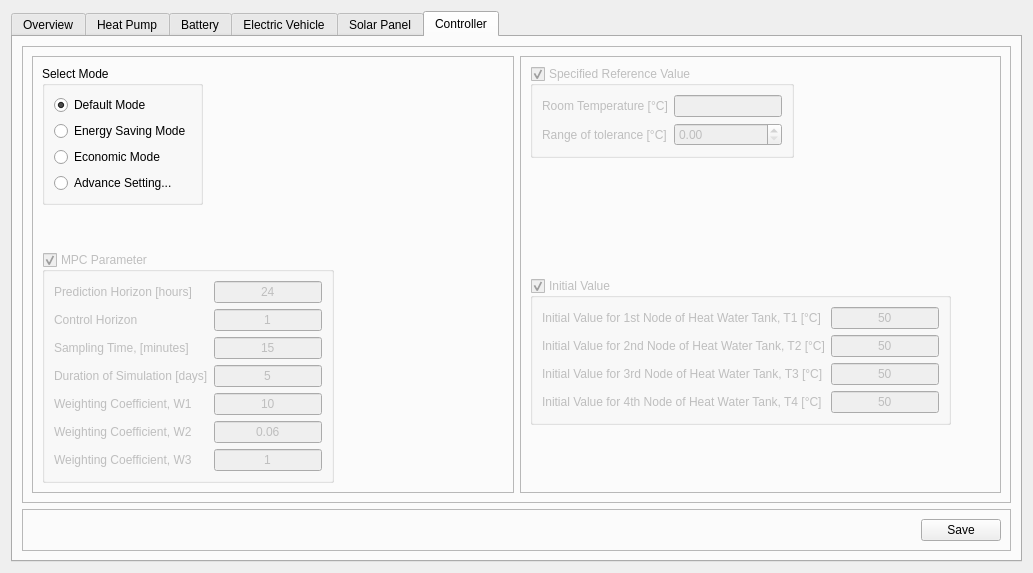
<?xml version="1.0" encoding="UTF-8"?>
<ui version="4.0">
 <class>Gui_Secondary</class>
 <widget class="QWidget" name="Gui_Secondary">
  <property name="geometry">
   <rect>
    <x>0</x>
    <y>0</y>
    <width>1033</width>
    <height>573</height>
   </rect>
  </property>
  <property name="windowTitle">
   <string>Widget</string>
  </property>
  <layout class="QVBoxLayout" name="verticalLayout">
   <item>
    <widget class="QTabWidget" name="tabWidget">
     <property name="currentIndex">
      <number>5</number>
     </property>
     <widget class="QWidget" name="overviewTab">
      <attribute name="title">
       <string>Overview</string>
      </attribute>
      <layout class="QHBoxLayout" name="horizontalLayout_7">
       <item>
        <widget class="QFrame" name="frame_12">
         <property name="frameShape">
          <enum>QFrame::StyledPanel</enum>
         </property>
         <property name="frameShadow">
          <enum>QFrame::Raised</enum>
         </property>
         <layout class="QVBoxLayout" name="verticalLayout_13">
          <item>
           <widget class="QGroupBox" name="groupBox_7">
            <property name="sizePolicy">
             <sizepolicy hsizetype="Preferred" vsizetype="Maximum">
              <horstretch>0</horstretch>
              <verstretch>0</verstretch>
             </sizepolicy>
            </property>
            <property name="title">
             <string>Utilities</string>
            </property>
            <layout class="QVBoxLayout" name="verticalLayout_12">
             <item alignment="Qt::AlignTop">
              <widget class="QCheckBox" name="checkBox">
               <property name="text">
                <string>Heat Pump</string>
               </property>
               <property name="checked">
                <bool>true</bool>
               </property>
              </widget>
             </item>
             <item>
              <widget class="QCheckBox" name="checkBox_2">
               <property name="text">
                <string>Battery</string>
               </property>
              </widget>
             </item>
             <item>
              <widget class="QCheckBox" name="checkBox_3">
               <property name="text">
                <string>Electric Vehicle</string>
               </property>
              </widget>
             </item>
            </layout>
           </widget>
          </item>
          <item>
           <spacer name="verticalSpacer_3">
            <property name="orientation">
             <enum>Qt::Vertical</enum>
            </property>
            <property name="sizeHint" stdset="0">
             <size>
              <width>20</width>
              <height>371</height>
             </size>
            </property>
           </spacer>
          </item>
         </layout>
        </widget>
       </item>
       <item>
        <widget class="QFrame" name="frame_13">
         <property name="frameShape">
          <enum>QFrame::StyledPanel</enum>
         </property>
         <property name="frameShadow">
          <enum>QFrame::Raised</enum>
         </property>
         <layout class="QVBoxLayout" name="verticalLayout_14">
          <item>
           <widget class="QFrame" name="frame_11">
            <property name="sizePolicy">
             <sizepolicy hsizetype="Preferred" vsizetype="Maximum">
              <horstretch>0</horstretch>
              <verstretch>0</verstretch>
             </sizepolicy>
            </property>
            <property name="frameShape">
             <enum>QFrame::StyledPanel</enum>
            </property>
            <property name="frameShadow">
             <enum>QFrame::Raised</enum>
            </property>
            <layout class="QGridLayout" name="gridLayout">
             <item row="0" column="0">
              <widget class="QLabel" name="label_2">
               <property name="text">
                <string>Availability of heat pump:</string>
               </property>
              </widget>
             </item>
             <item row="0" column="1" alignment="Qt::AlignLeft">
              <widget class="QLabel" name="hp_available_LE">
               <property name="text">
                <string>Yes</string>
               </property>
              </widget>
             </item>
             <item row="1" column="0">
              <widget class="QLabel" name="label_4">
               <property name="text">
                <string>Number of batteries:</string>
               </property>
              </widget>
             </item>
             <item row="1" column="1" alignment="Qt::AlignLeft">
              <widget class="QLabel" name="num_bat_LE">
               <property name="text">
                <string>0</string>
               </property>
              </widget>
             </item>
             <item row="2" column="0">
              <widget class="QLabel" name="label_7">
               <property name="text">
                <string>Number of electric vehicles:</string>
               </property>
              </widget>
             </item>
             <item row="2" column="1" alignment="Qt::AlignLeft">
              <widget class="QLabel" name="num_ev_LE">
               <property name="text">
                <string>0</string>
               </property>
              </widget>
             </item>
            </layout>
           </widget>
          </item>
          <item>
           <spacer name="verticalSpacer_4">
            <property name="orientation">
             <enum>Qt::Vertical</enum>
            </property>
            <property name="sizeHint" stdset="0">
             <size>
              <width>20</width>
              <height>399</height>
             </size>
            </property>
           </spacer>
          </item>
         </layout>
        </widget>
       </item>
      </layout>
     </widget>
     <widget class="QWidget" name="buildingTab">
      <attribute name="title">
       <string>Heat Pump</string>
      </attribute>
      <layout class="QVBoxLayout" name="verticalLayout_6">
       <item>
        <widget class="QFrame" name="frame_3">
         <property name="frameShape">
          <enum>QFrame::StyledPanel</enum>
         </property>
         <property name="frameShadow">
          <enum>QFrame::Raised</enum>
         </property>
         <layout class="QVBoxLayout" name="verticalLayout_5">
          <item alignment="Qt::AlignLeft">
           <widget class="QGroupBox" name="HWT_GroupBox">
            <property name="title">
             <string>Heat Water Tank</string>
            </property>
            <property name="flat">
             <bool>true</bool>
            </property>
            <layout class="QFormLayout" name="formLayout_2">
             <item row="0" column="0">
              <widget class="QLabel" name="m_Label">
               <property name="text">
                <string>Mass of water of each layer of heat water tank [Kg]</string>
               </property>
              </widget>
             </item>
             <item row="0" column="1">
              <widget class="QLineEdit" name="m_LEdit">
               <property name="placeholderText">
                <string>m</string>
               </property>
              </widget>
             </item>
             <item row="1" column="0">
              <widget class="QLabel" name="kwt_Label">
               <property name="text">
                <string>Heat transfer coefficient across tank's wall [W/K]</string>
               </property>
              </widget>
             </item>
             <item row="1" column="1">
              <widget class="QLineEdit" name="kwt_LEdit">
               <property name="placeholderText">
                <string>kwt</string>
               </property>
              </widget>
             </item>
             <item row="2" column="0">
              <widget class="QLabel" name="kt_Label">
               <property name="text">
                <string>Heat transfer coefficient between tank's layers [W/K]</string>
               </property>
              </widget>
             </item>
             <item row="2" column="1">
              <widget class="QLineEdit" name="kt_LEdit">
               <property name="placeholderText">
                <string>kt</string>
               </property>
              </widget>
             </item>
             <item row="3" column="0">
              <widget class="QLabel" name="mhp_dot_Label">
               <property name="text">
                <string>Water flow rate of the heat pump [Kg/s]</string>
               </property>
              </widget>
             </item>
             <item row="3" column="1">
              <widget class="QLineEdit" name="mhp_dot_LEdit">
               <property name="placeholderText">
                <string>mhp_dot</string>
               </property>
              </widget>
             </item>
             <item row="5" column="0">
              <widget class="QLabel" name="waterFlowRateInTheBuildingSPipelineKgSLabel">
               <property name="text">
                <string>Minimum power of heat pump [kW]</string>
               </property>
              </widget>
             </item>
             <item row="5" column="1">
              <widget class="QLineEdit" name="HP_Power_min_LEdit">
               <property name="placeholderText">
                <string>HP_Power_min</string>
               </property>
              </widget>
             </item>
             <item row="6" column="0">
              <widget class="QLabel" name="mt_dot_Label">
               <property name="text">
                <string>Maximum power of heat pump [kW]</string>
               </property>
              </widget>
             </item>
             <item row="6" column="1">
              <widget class="QLineEdit" name="HP_Power_max_LEdit">
               <property name="placeholderText">
                <string>HP_Power_max</string>
               </property>
              </widget>
             </item>
             <item row="4" column="0">
              <widget class="QLabel" name="heatWaterCapacityOfWaterJKLabel">
               <property name="text">
                <string>Heat water capacity of water [J/K]</string>
               </property>
              </widget>
             </item>
             <item row="4" column="1">
              <widget class="QLineEdit" name="cwat_LEdit">
               <property name="placeholderText">
                <string>cwat</string>
               </property>
              </widget>
             </item>
            </layout>
           </widget>
          </item>
         </layout>
        </widget>
       </item>
       <item>
        <widget class="QFrame" name="frame_4">
         <property name="sizePolicy">
          <sizepolicy hsizetype="Preferred" vsizetype="Maximum">
           <horstretch>0</horstretch>
           <verstretch>0</verstretch>
          </sizepolicy>
         </property>
         <property name="frameShape">
          <enum>QFrame::StyledPanel</enum>
         </property>
         <property name="frameShadow">
          <enum>QFrame::Raised</enum>
         </property>
         <layout class="QHBoxLayout" name="horizontalLayout_3">
          <item>
           <spacer name="horizontalSpacer">
            <property name="orientation">
             <enum>Qt::Horizontal</enum>
            </property>
            <property name="sizeHint" stdset="0">
             <size>
              <width>40</width>
              <height>20</height>
             </size>
            </property>
           </spacer>
          </item>
          <item alignment="Qt::AlignRight|Qt::AlignBottom">
           <widget class="QPushButton" name="HPSaveBtn">
            <property name="text">
             <string>Save</string>
            </property>
           </widget>
          </item>
         </layout>
        </widget>
       </item>
      </layout>
     </widget>
     <widget class="QWidget" name="batteryTab">
      <attribute name="title">
       <string>Battery</string>
      </attribute>
      <layout class="QHBoxLayout" name="horizontalLayout">
       <item>
        <widget class="QTableWidget" name="batTable"/>
       </item>
       <item>
        <widget class="QFrame" name="frame">
         <layout class="QVBoxLayout" name="verticalLayout_2">
          <item>
           <widget class="QPushButton" name="batAddBtn">
            <property name="text">
             <string>Add</string>
            </property>
           </widget>
          </item>
          <item>
           <widget class="QPushButton" name="batDelBtn">
            <property name="text">
             <string>Delete</string>
            </property>
           </widget>
          </item>
          <item>
           <widget class="QPushButton" name="batEditBtn">
            <property name="text">
             <string>Edit</string>
            </property>
           </widget>
          </item>
          <item>
           <spacer name="verticalSpacer">
            <property name="orientation">
             <enum>Qt::Vertical</enum>
            </property>
            <property name="sizeHint" stdset="0">
             <size>
              <width>20</width>
              <height>40</height>
             </size>
            </property>
           </spacer>
          </item>
         </layout>
        </widget>
       </item>
      </layout>
     </widget>
     <widget class="QWidget" name="evTab">
      <attribute name="title">
       <string>Electric Vehicle</string>
      </attribute>
      <layout class="QHBoxLayout" name="horizontalLayout_2">
       <item>
        <widget class="QTableWidget" name="evTable"/>
       </item>
       <item>
        <widget class="QFrame" name="frame_2">
         <layout class="QVBoxLayout" name="verticalLayout_3">
          <item>
           <widget class="QPushButton" name="evAddBtn">
            <property name="text">
             <string>Add</string>
            </property>
           </widget>
          </item>
          <item>
           <widget class="QPushButton" name="evDelBtn">
            <property name="text">
             <string>Delete</string>
            </property>
           </widget>
          </item>
          <item>
           <widget class="QPushButton" name="evEditBtn">
            <property name="text">
             <string>Edit</string>
            </property>
           </widget>
          </item>
          <item>
           <spacer name="verticalSpacer_2">
            <property name="orientation">
             <enum>Qt::Vertical</enum>
            </property>
            <property name="sizeHint" stdset="0">
             <size>
              <width>20</width>
              <height>40</height>
             </size>
            </property>
           </spacer>
          </item>
         </layout>
        </widget>
       </item>
      </layout>
     </widget>
     <widget class="QWidget" name="pvTab">
      <attribute name="title">
       <string>Solar Panel</string>
      </attribute>
      <layout class="QVBoxLayout" name="verticalLayout_8">
       <item>
        <widget class="QFrame" name="frame_5">
         <property name="frameShape">
          <enum>QFrame::StyledPanel</enum>
         </property>
         <property name="frameShadow">
          <enum>QFrame::Raised</enum>
         </property>
         <layout class="QVBoxLayout" name="verticalLayout_7">
          <item alignment="Qt::AlignLeft">
           <widget class="QGroupBox" name="groupBox_3">
            <property name="title">
             <string>Module</string>
            </property>
            <layout class="QFormLayout" name="formLayout_8">
             <item row="0" column="0">
              <widget class="QLabel" name="moduleTypeLabel">
               <property name="text">
                <string>Module Type:</string>
               </property>
              </widget>
             </item>
             <item row="0" column="1">
              <widget class="QLineEdit" name="moduleType_LE">
               <property name="placeholderText">
                <string>Module's Name</string>
               </property>
              </widget>
             </item>
             <item row="1" column="0">
              <widget class="QLabel" name="numberOfModulesLabel">
               <property name="text">
                <string>Number of Modules</string>
               </property>
              </widget>
             </item>
             <item row="1" column="1">
              <widget class="QSpinBox" name="num_pv_2"/>
             </item>
            </layout>
           </widget>
          </item>
          <item alignment="Qt::AlignLeft">
           <widget class="QGroupBox" name="groupBox_2">
            <property name="title">
             <string>NOCT Parameters</string>
            </property>
            <layout class="QFormLayout" name="formLayout_4">
             <item row="0" column="0">
              <widget class="QLabel" name="label_3">
               <property name="text">
                <string>NOCT Reference Solar Irradiance [in 1 kW/m^2]</string>
               </property>
              </widget>
             </item>
             <item row="0" column="1">
              <widget class="QLineEdit" name="G_PV_NOCT_LE"/>
             </item>
             <item row="1" column="0">
              <widget class="QLabel" name="nOCTModuleTemperatureCLabel">
               <property name="text">
                <string>NOCT Module Temperature [in 1 °C]</string>
               </property>
              </widget>
             </item>
             <item row="1" column="1">
              <widget class="QLineEdit" name="T_PV_NOCT_LE"/>
             </item>
            </layout>
           </widget>
          </item>
          <item alignment="Qt::AlignLeft">
           <widget class="QGroupBox" name="groupBox_4">
            <property name="title">
             <string>STC Parameters</string>
            </property>
            <layout class="QFormLayout" name="formLayout_9">
             <item row="0" column="0">
              <widget class="QLabel" name="sTCPowerPerModuleLabel">
               <property name="text">
                <string>STC Power Per Module [in 1 kW]</string>
               </property>
              </widget>
             </item>
             <item row="0" column="1">
              <widget class="QLineEdit" name="P_PV_STC"/>
             </item>
             <item row="1" column="0">
              <widget class="QLabel" name="sTCTemperatureCoefficientOfModuleIn1KWLabel">
               <property name="text">
                <string>STC Temperature Coefficient of Module [in 1 kW]</string>
               </property>
              </widget>
             </item>
             <item row="1" column="1">
              <widget class="QLineEdit" name="gamma_PV"/>
             </item>
            </layout>
           </widget>
          </item>
          <item alignment="Qt::AlignLeft">
           <widget class="QGroupBox" name="groupBox_5">
            <property name="title">
             <string>Test Conditions</string>
            </property>
            <layout class="QFormLayout" name="formLayout_10">
             <item row="0" column="0">
              <widget class="QLabel" name="sTCReferenceSolarIrradianceIn1WM2Label">
               <property name="text">
                <string>STC Reference Solar Irradiance [in 1 kW/m^2]</string>
               </property>
              </widget>
             </item>
             <item row="0" column="1">
              <widget class="QLineEdit" name="G_PV_STC"/>
             </item>
             <item row="1" column="0">
              <widget class="QLabel" name="sTCReferenceCellTemperatureIn1CLabel">
               <property name="text">
                <string>STC Reference Cell Temperature [in 1 °C]</string>
               </property>
              </widget>
             </item>
             <item row="1" column="1">
              <widget class="QLineEdit" name="T_PV_STC"/>
             </item>
            </layout>
           </widget>
          </item>
         </layout>
        </widget>
       </item>
       <item>
        <widget class="QFrame" name="frame_6">
         <property name="sizePolicy">
          <sizepolicy hsizetype="Preferred" vsizetype="Maximum">
           <horstretch>0</horstretch>
           <verstretch>0</verstretch>
          </sizepolicy>
         </property>
         <property name="frameShape">
          <enum>QFrame::StyledPanel</enum>
         </property>
         <property name="frameShadow">
          <enum>QFrame::Raised</enum>
         </property>
         <layout class="QHBoxLayout" name="horizontalLayout_4">
          <item>
           <spacer name="horizontalSpacer_2">
            <property name="orientation">
             <enum>Qt::Horizontal</enum>
            </property>
            <property name="sizeHint" stdset="0">
             <size>
              <width>887</width>
              <height>20</height>
             </size>
            </property>
           </spacer>
          </item>
          <item alignment="Qt::AlignRight|Qt::AlignBottom">
           <widget class="QPushButton" name="pvSaveBtn">
            <property name="text">
             <string>Save</string>
            </property>
           </widget>
          </item>
         </layout>
        </widget>
       </item>
      </layout>
     </widget>
     <widget class="QWidget" name="mpcTab">
      <attribute name="title">
       <string>Controller</string>
      </attribute>
      <layout class="QVBoxLayout" name="verticalLayout_11">
       <item>
        <widget class="QFrame" name="frame_10">
         <property name="frameShape">
          <enum>QFrame::StyledPanel</enum>
         </property>
         <property name="frameShadow">
          <enum>QFrame::Raised</enum>
         </property>
         <layout class="QHBoxLayout" name="horizontalLayout_6">
          <item>
           <widget class="QFrame" name="frame_8">
            <property name="frameShape">
             <enum>QFrame::StyledPanel</enum>
            </property>
            <property name="frameShadow">
             <enum>QFrame::Raised</enum>
            </property>
            <layout class="QVBoxLayout" name="verticalLayout_10">
             <item alignment="Qt::AlignLeft|Qt::AlignTop">
              <widget class="QGroupBox" name="groupBox_6">
               <property name="title">
                <string>Select Mode</string>
               </property>
               <layout class="QVBoxLayout" name="verticalLayout_4">
                <item>
                 <widget class="QRadioButton" name="defaultMode_radBtn">
                  <property name="text">
                   <string>Default Mode</string>
                  </property>
                  <property name="checked">
                   <bool>true</bool>
                  </property>
                 </widget>
                </item>
                <item>
                 <widget class="QRadioButton" name="energySavingMode_radBtn">
                  <property name="toolTip">
                   <string>Consume less energy</string>
                  </property>
                  <property name="text">
                   <string>Energy Saving Mode</string>
                  </property>
                 </widget>
                </item>
                <item>
                 <widget class="QRadioButton" name="economicMode_radBtn">
                  <property name="toolTip">
                   <string>Save more money in this mode</string>
                  </property>
                  <property name="text">
                   <string>Economic Mode</string>
                  </property>
                 </widget>
                </item>
                <item>
                 <widget class="QRadioButton" name="advanceMode_radBtn">
                  <property name="toolTip">
                   <string>For advanced user</string>
                  </property>
                  <property name="text">
                   <string>Advance Setting...</string>
                  </property>
                 </widget>
                </item>
               </layout>
              </widget>
             </item>
             <item alignment="Qt::AlignLeft|Qt::AlignTop">
              <widget class="QGroupBox" name="mpcParamBox">
               <property name="enabled">
                <bool>false</bool>
               </property>
               <property name="title">
                <string>MPC Parameter</string>
               </property>
               <property name="checkable">
                <bool>true</bool>
               </property>
               <layout class="QFormLayout" name="formLayout_5">
                <item row="0" column="0">
                 <widget class="QLabel" name="predictionHorizonNSecondsLabel">
                  <property name="text">
                   <string>Prediction Horizon [hours]</string>
                  </property>
                 </widget>
                </item>
                <item row="0" column="1">
                 <widget class="QLineEdit" name="predHrznLE">
                  <property name="text">
                   <string>24</string>
                  </property>
                  <property name="alignment">
                   <set>Qt::AlignCenter</set>
                  </property>
                 </widget>
                </item>
                <item row="1" column="0">
                 <widget class="QLabel" name="controlHorizonLabel">
                  <property name="text">
                   <string>Control Horizon</string>
                  </property>
                 </widget>
                </item>
                <item row="1" column="1">
                 <widget class="QLineEdit" name="cotrlHrznLE">
                  <property name="text">
                   <string>1</string>
                  </property>
                  <property name="alignment">
                   <set>Qt::AlignCenter</set>
                  </property>
                 </widget>
                </item>
                <item row="2" column="0">
                 <widget class="QLabel" name="samplingTimeSecondsLabel">
                  <property name="text">
                   <string>Sampling Time, [minutes]</string>
                  </property>
                 </widget>
                </item>
                <item row="2" column="1">
                 <widget class="QLineEdit" name="samplingTimeLE">
                  <property name="text">
                   <string>15</string>
                  </property>
                  <property name="alignment">
                   <set>Qt::AlignCenter</set>
                  </property>
                 </widget>
                </item>
                <item row="3" column="0">
                 <widget class="QLabel" name="daysOfSimulationLabel">
                  <property name="text">
                   <string>Duration of Simulation [days]</string>
                  </property>
                 </widget>
                </item>
                <item row="3" column="1">
                 <widget class="QLineEdit" name="daysOfSimLE">
                  <property name="text">
                   <string>5</string>
                  </property>
                  <property name="alignment">
                   <set>Qt::AlignCenter</set>
                  </property>
                 </widget>
                </item>
                <item row="4" column="0">
                 <widget class="QLabel" name="weightingCoefficientQLabel">
                  <property name="text">
                   <string>Weighting Coefficient, W1</string>
                  </property>
                 </widget>
                </item>
                <item row="4" column="1">
                 <widget class="QLineEdit" name="weightA">
                  <property name="text">
                   <string>10</string>
                  </property>
                  <property name="alignment">
                   <set>Qt::AlignCenter</set>
                  </property>
                 </widget>
                </item>
                <item row="5" column="0">
                 <widget class="QLabel" name="weightingCoefficientRLabel">
                  <property name="text">
                   <string>Weighting Coefficient, W2</string>
                  </property>
                 </widget>
                </item>
                <item row="5" column="1">
                 <widget class="QLineEdit" name="weightB">
                  <property name="text">
                   <string>0.06</string>
                  </property>
                  <property name="alignment">
                   <set>Qt::AlignCenter</set>
                  </property>
                 </widget>
                </item>
                <item row="6" column="0">
                 <widget class="QLabel" name="weightingCoefficientCLabel">
                  <property name="text">
                   <string>Weighting Coefficient, W3</string>
                  </property>
                 </widget>
                </item>
                <item row="6" column="1">
                 <widget class="QLineEdit" name="weightC">
                  <property name="text">
                   <string>1</string>
                  </property>
                  <property name="alignment">
                   <set>Qt::AlignCenter</set>
                  </property>
                 </widget>
                </item>
               </layout>
              </widget>
             </item>
            </layout>
           </widget>
          </item>
          <item>
           <widget class="QFrame" name="frame_9">
            <property name="frameShape">
             <enum>QFrame::StyledPanel</enum>
            </property>
            <property name="frameShadow">
             <enum>QFrame::Raised</enum>
            </property>
            <layout class="QVBoxLayout" name="verticalLayout_9">
             <item alignment="Qt::AlignLeft|Qt::AlignTop">
              <widget class="QGroupBox" name="refTempValue_Box">
               <property name="enabled">
                <bool>false</bool>
               </property>
               <property name="title">
                <string>Specified Reference Value</string>
               </property>
               <property name="checkable">
                <bool>true</bool>
               </property>
               <layout class="QFormLayout" name="formLayout_7">
                <item row="0" column="0">
                 <widget class="QLabel" name="roomTemperatureCLabel">
                  <property name="text">
                   <string>Room Temperature [°C]</string>
                  </property>
                 </widget>
                </item>
                <item row="0" column="1">
                 <widget class="QLineEdit" name="refTz_LE"/>
                </item>
                <item row="1" column="1">
                 <widget class="QDoubleSpinBox" name="rangeTemp_LE">
                  <property name="buttonSymbols">
                   <enum>QAbstractSpinBox::UpDownArrows</enum>
                  </property>
                 </widget>
                </item>
                <item row="1" column="0">
                 <widget class="QLabel" name="label">
                  <property name="text">
                   <string>Range of tolerance [°C]</string>
                  </property>
                 </widget>
                </item>
               </layout>
              </widget>
             </item>
             <item alignment="Qt::AlignLeft|Qt::AlignTop">
              <widget class="QGroupBox" name="initValueGBox">
               <property name="enabled">
                <bool>false</bool>
               </property>
               <property name="title">
                <string>Initial Value</string>
               </property>
               <property name="checkable">
                <bool>true</bool>
               </property>
               <layout class="QFormLayout" name="formLayout_6">
                <item row="0" column="0">
                 <widget class="QLabel" name="initialValueFor1stNodeOfHeatWaterTankT1CLabel">
                  <property name="text">
                   <string>Initial Value for 1st Node of Heat Water Tank, T1 [°C]</string>
                  </property>
                 </widget>
                </item>
                <item row="0" column="1">
                 <widget class="QLineEdit" name="initT1_LE">
                  <property name="text">
                   <string>50</string>
                  </property>
                  <property name="alignment">
                   <set>Qt::AlignCenter</set>
                  </property>
                 </widget>
                </item>
                <item row="1" column="0">
                 <widget class="QLabel" name="initialValueFor2ndNodeOfHeatWaterTankT2CLabel">
                  <property name="text">
                   <string>Initial Value for 2nd Node of Heat Water Tank, T2 [°C]</string>
                  </property>
                 </widget>
                </item>
                <item row="1" column="1">
                 <widget class="QLineEdit" name="initT2_LE">
                  <property name="text">
                   <string>50</string>
                  </property>
                  <property name="alignment">
                   <set>Qt::AlignCenter</set>
                  </property>
                 </widget>
                </item>
                <item row="2" column="0">
                 <widget class="QLabel" name="initialValueFor3rdNodeOfHeatWaterTankT3CLabel">
                  <property name="text">
                   <string>Initial Value for 3rd Node of Heat Water Tank, T3 [°C]</string>
                  </property>
                 </widget>
                </item>
                <item row="2" column="1">
                 <widget class="QLineEdit" name="initT3_LE">
                  <property name="text">
                   <string>50</string>
                  </property>
                  <property name="alignment">
                   <set>Qt::AlignCenter</set>
                  </property>
                 </widget>
                </item>
                <item row="3" column="0">
                 <widget class="QLabel" name="initialValueFor4thNodeOfHeatWaterTankT4CLabel">
                  <property name="text">
                   <string>Initial Value for 4th Node of Heat Water Tank, T4 [°C]</string>
                  </property>
                 </widget>
                </item>
                <item row="3" column="1">
                 <widget class="QLineEdit" name="initT4_LE">
                  <property name="text">
                   <string>50</string>
                  </property>
                  <property name="alignment">
                   <set>Qt::AlignCenter</set>
                  </property>
                 </widget>
                </item>
               </layout>
              </widget>
             </item>
            </layout>
           </widget>
          </item>
         </layout>
        </widget>
       </item>
       <item>
        <widget class="QFrame" name="frame_7">
         <property name="sizePolicy">
          <sizepolicy hsizetype="Preferred" vsizetype="Maximum">
           <horstretch>0</horstretch>
           <verstretch>0</verstretch>
          </sizepolicy>
         </property>
         <property name="frameShape">
          <enum>QFrame::StyledPanel</enum>
         </property>
         <property name="frameShadow">
          <enum>QFrame::Raised</enum>
         </property>
         <layout class="QHBoxLayout" name="horizontalLayout_5">
          <item>
           <spacer name="horizontalSpacer_3">
            <property name="orientation">
             <enum>Qt::Horizontal</enum>
            </property>
            <property name="sizeHint" stdset="0">
             <size>
              <width>887</width>
              <height>20</height>
             </size>
            </property>
           </spacer>
          </item>
          <item>
           <widget class="QPushButton" name="ctrlSaveBtn">
            <property name="text">
             <string>Save</string>
            </property>
           </widget>
          </item>
         </layout>
        </widget>
       </item>
      </layout>
     </widget>
    </widget>
   </item>
  </layout>
 </widget>
 <resources/>
 <connections/>
</ui>
